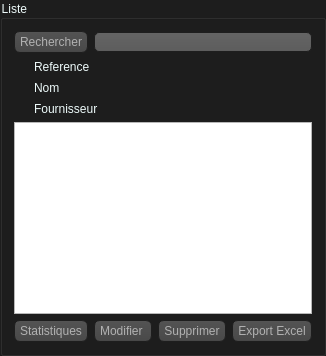
           <widget class="QGroupBox" name="groupBox_2">
            <property name="styleSheet">
             <string notr="true">QGroupBox {
color: rgb(238, 251, 251);
	background-color: rgb(29, 29, 29);
}
</string>
            </property>
            <property name="title">
             <string>Liste </string>
            </property>
            <layout class="QVBoxLayout" name="verticalLayout_4">
             <item>
              <layout class="QVBoxLayout" name="verticalLayout_3">
               <item>
                <layout class="QHBoxLayout" name="horizontalLayout_4">
                 <item>
                  <widget class="QPushButton" name="pushButton_7">
                   <property name="styleSheet">
                    <string notr="true">QPushButton
{
    color: #b1b1b1;
    background-color: QLinearGradient( x1: 0, y1: 0, x2: 0, y2: 1, stop: 0 #565656, stop: 0.1 #525252, stop: 0.5 #4e4e4e, stop: 0.9 #4a4a4a, stop: 1 #464646);
    border-width: 1px;
    border-color: #1e1e1e;
    border-style: solid;
    border-radius: 6;
    padding: 3px;
    font-size: 12px;
    padding-left: 5px;
    padding-right: 5px;
}

QPushButton:pressed
{
    background-color: QLinearGradient( x1: 0, y1: 0, x2: 0, y2: 1, stop: 0 #2d2d2d, stop: 0.1 #2b2b2b, stop: 0.5 #292929, stop: 0.9 #282828, stop: 1 #252525);
}</string>
                   </property>
                   <property name="text">
                    <string>Rechercher</string>
                   </property>
                   <property name="checkable">
                    <bool>true</bool>
                   </property>
                  </widget>
                 </item>
                 <item>
                  <widget class="QLineEdit" name="lineEdit">
                   <property name="styleSheet">
                    <string notr="true">QLineEdit
{
    background-color: QLinearGradient( x1: 0, y1: 0, x2: 0, y2: 1, stop: 0 #4d4d4d, stop: 0 #646464, stop: 1 #5d5d5d);
    padding: 1px;
    border-style: solid;
    border: 1px solid #1e1e1e;
    border-radius: 5;
color: rgb(255, 170, 0);
}
</string>
                   </property>
                  </widget>
                 </item>
                </layout>
               </item>
               <item>
                <widget class="QRadioButton" name="radioButton_2">
                 <property name="palette">
                  <palette>
                   <active>
                    <colorrole role="WindowText">
                     <brush brushstyle="SolidPattern">
                      <color alpha="255">
                       <red>238</red>
                       <green>251</green>
                       <blue>251</blue>
                      </color>
                     </brush>
                    </colorrole>
                    <colorrole role="Button">
                     <brush brushstyle="SolidPattern">
                      <color alpha="255">
                       <red>29</red>
                       <green>29</green>
                       <blue>29</blue>
                      </color>
                     </brush>
                    </colorrole>
                    <colorrole role="Text">
                     <brush brushstyle="SolidPattern">
                      <color alpha="255">
                       <red>238</red>
                       <green>251</green>
                       <blue>251</blue>
                      </color>
                     </brush>
                    </colorrole>
                    <colorrole role="ButtonText">
                     <brush brushstyle="SolidPattern">
                      <color alpha="255">
                       <red>238</red>
                       <green>251</green>
                       <blue>251</blue>
                      </color>
                     </brush>
                    </colorrole>
                    <colorrole role="Base">
                     <brush brushstyle="SolidPattern">
                      <color alpha="255">
                       <red>29</red>
                       <green>29</green>
                       <blue>29</blue>
                      </color>
                     </brush>
                    </colorrole>
                    <colorrole role="Window">
                     <brush brushstyle="SolidPattern">
                      <color alpha="255">
                       <red>29</red>
                       <green>29</green>
                       <blue>29</blue>
                      </color>
                     </brush>
                    </colorrole>
                    <colorrole role="PlaceholderText">
                     <brush brushstyle="NoBrush">
                      <color alpha="128">
                       <red>238</red>
                       <green>251</green>
                       <blue>251</blue>
                      </color>
                     </brush>
                    </colorrole>
                   </active>
                   <inactive>
                    <colorrole role="WindowText">
                     <brush brushstyle="SolidPattern">
                      <color alpha="255">
                       <red>238</red>
                       <green>251</green>
                       <blue>251</blue>
                      </color>
                     </brush>
                    </colorrole>
                    <colorrole role="Button">
                     <brush brushstyle="SolidPattern">
                      <color alpha="255">
                       <red>29</red>
                       <green>29</green>
                       <blue>29</blue>
                      </color>
                     </brush>
                    </colorrole>
                    <colorrole role="Text">
                     <brush brushstyle="SolidPattern">
                      <color alpha="255">
                       <red>238</red>
                       <green>251</green>
                       <blue>251</blue>
                      </color>
                     </brush>
                    </colorrole>
                    <colorrole role="ButtonText">
                     <brush brushstyle="SolidPattern">
                      <color alpha="255">
                       <red>238</red>
                       <green>251</green>
                       <blue>251</blue>
                      </color>
                     </brush>
                    </colorrole>
                    <colorrole role="Base">
                     <brush brushstyle="SolidPattern">
                      <color alpha="255">
                       <red>29</red>
                       <green>29</green>
                       <blue>29</blue>
                      </color>
                     </brush>
                    </colorrole>
                    <colorrole role="Window">
                     <brush brushstyle="SolidPattern">
                      <color alpha="255">
                       <red>29</red>
                       <green>29</green>
                       <blue>29</blue>
                      </color>
                     </brush>
                    </colorrole>
                    <colorrole role="PlaceholderText">
                     <brush brushstyle="NoBrush">
                      <color alpha="128">
                       <red>238</red>
                       <green>251</green>
                       <blue>251</blue>
                      </color>
                     </brush>
                    </colorrole>
                   </inactive>
                   <disabled>
                    <colorrole role="WindowText">
                     <brush brushstyle="SolidPattern">
                      <color alpha="255">
                       <red>238</red>
                       <green>251</green>
                       <blue>251</blue>
                      </color>
                     </brush>
                    </colorrole>
                    <colorrole role="Button">
                     <brush brushstyle="SolidPattern">
                      <color alpha="255">
                       <red>29</red>
                       <green>29</green>
                       <blue>29</blue>
                      </color>
                     </brush>
                    </colorrole>
                    <colorrole role="Text">
                     <brush brushstyle="SolidPattern">
                      <color alpha="255">
                       <red>238</red>
                       <green>251</green>
                       <blue>251</blue>
                      </color>
                     </brush>
                    </colorrole>
                    <colorrole role="ButtonText">
                     <brush brushstyle="SolidPattern">
                      <color alpha="255">
                       <red>238</red>
                       <green>251</green>
                       <blue>251</blue>
                      </color>
                     </brush>
                    </colorrole>
                    <colorrole role="Base">
                     <brush brushstyle="SolidPattern">
                      <color alpha="255">
                       <red>29</red>
                       <green>29</green>
                       <blue>29</blue>
                      </color>
                     </brush>
                    </colorrole>
                    <colorrole role="Window">
                     <brush brushstyle="SolidPattern">
                      <color alpha="255">
                       <red>29</red>
                       <green>29</green>
                       <blue>29</blue>
                      </color>
                     </brush>
                    </colorrole>
                    <colorrole role="PlaceholderText">
                     <brush brushstyle="NoBrush">
                      <color alpha="128">
                       <red>238</red>
                       <green>251</green>
                       <blue>251</blue>
                      </color>
                     </brush>
                    </colorrole>
                   </disabled>
                  </palette>
                 </property>
                 <property name="styleSheet">
                  <string notr="true">QRadioButton::indicator:checked
{
    background-color: qradialgradient(
        cx: 0.5, cy: 0.5,
        fx: 0.5, fy: 0.5,
        radius: 1.0,
        stop: 0.25 #ffaa00,
        stop: 0.3 #323232
    );

}
QRadioButton::indicator
{
    border-radius: 6px;
}

QRadioButton::indicator:hover, QCheckBox::indicator:hover
{
    border: 1px solid #ffaa00;
}
QRadioButton{
color: rgb(238, 251, 251);}</string>
                 </property>
                 <property name="text">
                  <string>Reference</string>
                 </property>
                 <property name="checked">
                  <bool>true</bool>
                 </property>
                </widget>
               </item>
               <item>
                <widget class="QRadioButton" name="radioButton_3">
                 <property name="palette">
                  <palette>
                   <active>
                    <colorrole role="WindowText">
                     <brush brushstyle="SolidPattern">
                      <color alpha="255">
                       <red>238</red>
                       <green>251</green>
                       <blue>251</blue>
                      </color>
                     </brush>
                    </colorrole>
                    <colorrole role="Button">
                     <brush brushstyle="SolidPattern">
                      <color alpha="255">
                       <red>29</red>
                       <green>29</green>
                       <blue>29</blue>
                      </color>
                     </brush>
                    </colorrole>
                    <colorrole role="Text">
                     <brush brushstyle="SolidPattern">
                      <color alpha="255">
                       <red>238</red>
                       <green>251</green>
                       <blue>251</blue>
                      </color>
                     </brush>
                    </colorrole>
                    <colorrole role="ButtonText">
                     <brush brushstyle="SolidPattern">
                      <color alpha="255">
                       <red>238</red>
                       <green>251</green>
                       <blue>251</blue>
                      </color>
                     </brush>
                    </colorrole>
                    <colorrole role="Base">
                     <brush brushstyle="SolidPattern">
                      <color alpha="255">
                       <red>29</red>
                       <green>29</green>
                       <blue>29</blue>
                      </color>
                     </brush>
                    </colorrole>
                    <colorrole role="Window">
                     <brush brushstyle="SolidPattern">
                      <color alpha="255">
                       <red>29</red>
                       <green>29</green>
                       <blue>29</blue>
                      </color>
                     </brush>
                    </colorrole>
                    <colorrole role="PlaceholderText">
                     <brush brushstyle="NoBrush">
                      <color alpha="128">
                       <red>238</red>
                       <green>251</green>
                       <blue>251</blue>
                      </color>
                     </brush>
                    </colorrole>
                   </active>
                   <inactive>
                    <colorrole role="WindowText">
                     <brush brushstyle="SolidPattern">
                      <color alpha="255">
                       <red>238</red>
                       <green>251</green>
                       <blue>251</blue>
                      </color>
                     </brush>
                    </colorrole>
                    <colorrole role="Button">
                     <brush brushstyle="SolidPattern">
                      <color alpha="255">
                       <red>29</red>
                       <green>29</green>
                       <blue>29</blue>
                      </color>
                     </brush>
                    </colorrole>
                    <colorrole role="Text">
                     <brush brushstyle="SolidPattern">
                      <color alpha="255">
                       <red>238</red>
                       <green>251</green>
                       <blue>251</blue>
                      </color>
                     </brush>
                    </colorrole>
                    <colorrole role="ButtonText">
                     <brush brushstyle="SolidPattern">
                      <color alpha="255">
                       <red>238</red>
                       <green>251</green>
                       <blue>251</blue>
                      </color>
                     </brush>
                    </colorrole>
                    <colorrole role="Base">
                     <brush brushstyle="SolidPattern">
                      <color alpha="255">
                       <red>29</red>
                       <green>29</green>
                       <blue>29</blue>
                      </color>
                     </brush>
                    </colorrole>
                    <colorrole role="Window">
                     <brush brushstyle="SolidPattern">
                      <color alpha="255">
                       <red>29</red>
                       <green>29</green>
                       <blue>29</blue>
                      </color>
                     </brush>
                    </colorrole>
                    <colorrole role="PlaceholderText">
                     <brush brushstyle="NoBrush">
                      <color alpha="128">
                       <red>238</red>
                       <green>251</green>
                       <blue>251</blue>
                      </color>
                     </brush>
                    </colorrole>
                   </inactive>
                   <disabled>
                    <colorrole role="WindowText">
                     <brush brushstyle="SolidPattern">
                      <color alpha="255">
                       <red>238</red>
                       <green>251</green>
                       <blue>251</blue>
                      </color>
                     </brush>
                    </colorrole>
                    <colorrole role="Button">
                     <brush brushstyle="SolidPattern">
                      <color alpha="255">
                       <red>29</red>
                       <green>29</green>
                       <blue>29</blue>
                      </color>
                     </brush>
                    </colorrole>
                    <colorrole role="Text">
                     <brush brushstyle="SolidPattern">
                      <color alpha="255">
                       <red>238</red>
                       <green>251</green>
                       <blue>251</blue>
                      </color>
                     </brush>
                    </colorrole>
                    <colorrole role="ButtonText">
                     <brush brushstyle="SolidPattern">
                      <color alpha="255">
                       <red>238</red>
                       <green>251</green>
                       <blue>251</blue>
                      </color>
                     </brush>
                    </colorrole>
                    <colorrole role="Base">
                     <brush brushstyle="SolidPattern">
                      <color alpha="255">
                       <red>29</red>
                       <green>29</green>
                       <blue>29</blue>
                      </color>
                     </brush>
                    </colorrole>
                    <colorrole role="Window">
                     <brush brushstyle="SolidPattern">
                      <color alpha="255">
                       <red>29</red>
                       <green>29</green>
                       <blue>29</blue>
                      </color>
                     </brush>
                    </colorrole>
                    <colorrole role="PlaceholderText">
                     <brush brushstyle="NoBrush">
                      <color alpha="128">
                       <red>238</red>
                       <green>251</green>
                       <blue>251</blue>
                      </color>
                     </brush>
                    </colorrole>
                   </disabled>
                  </palette>
                 </property>
                 <property name="styleSheet">
                  <string notr="true">QRadioButton::indicator:checked
{
    background-color: qradialgradient(
        cx: 0.5, cy: 0.5,
        fx: 0.5, fy: 0.5,
        radius: 1.0,
        stop: 0.25 #ffaa00,
        stop: 0.3 #323232
    );
}
QRadioButton::indicator
{
    border-radius: 6px;
}

QRadioButton::indicator:hover, QCheckBox::indicator:hover
{
    border: 1px solid #ffaa00;
}
QRadioButton{
color: rgb(238, 251, 251);}</string>
                 </property>
                 <property name="text">
                  <string>Nom</string>
                 </property>
                </widget>
               </item>
               <item>
                <widget class="QRadioButton" name="radioButton">
                 <property name="palette">
                  <palette>
                   <active>
                    <colorrole role="WindowText">
                     <brush brushstyle="SolidPattern">
                      <color alpha="255">
                       <red>238</red>
                       <green>251</green>
                       <blue>251</blue>
                      </color>
                     </brush>
                    </colorrole>
                    <colorrole role="Button">
                     <brush brushstyle="SolidPattern">
                      <color alpha="255">
                       <red>29</red>
                       <green>29</green>
                       <blue>29</blue>
                      </color>
                     </brush>
                    </colorrole>
                    <colorrole role="Text">
                     <brush brushstyle="SolidPattern">
                      <color alpha="255">
                       <red>238</red>
                       <green>251</green>
                       <blue>251</blue>
                      </color>
                     </brush>
                    </colorrole>
                    <colorrole role="ButtonText">
                     <brush brushstyle="SolidPattern">
                      <color alpha="255">
                       <red>238</red>
                       <green>251</green>
                       <blue>251</blue>
                      </color>
                     </brush>
                    </colorrole>
                    <colorrole role="Base">
                     <brush brushstyle="SolidPattern">
                      <color alpha="255">
                       <red>29</red>
                       <green>29</green>
                       <blue>29</blue>
                      </color>
                     </brush>
                    </colorrole>
                    <colorrole role="Window">
                     <brush brushstyle="SolidPattern">
                      <color alpha="255">
                       <red>29</red>
                       <green>29</green>
                       <blue>29</blue>
                      </color>
                     </brush>
                    </colorrole>
                    <colorrole role="PlaceholderText">
                     <brush brushstyle="NoBrush">
                      <color alpha="128">
                       <red>238</red>
                       <green>251</green>
                       <blue>251</blue>
                      </color>
                     </brush>
                    </colorrole>
                   </active>
                   <inactive>
                    <colorrole role="WindowText">
                     <brush brushstyle="SolidPattern">
                      <color alpha="255">
                       <red>238</red>
                       <green>251</green>
                       <blue>251</blue>
                      </color>
                     </brush>
                    </colorrole>
                    <colorrole role="Button">
                     <brush brushstyle="SolidPattern">
                      <color alpha="255">
                       <red>29</red>
                       <green>29</green>
                       <blue>29</blue>
                      </color>
                     </brush>
                    </colorrole>
                    <colorrole role="Text">
                     <brush brushstyle="SolidPattern">
                      <color alpha="255">
                       <red>238</red>
                       <green>251</green>
                       <blue>251</blue>
                      </color>
                     </brush>
                    </colorrole>
                    <colorrole role="ButtonText">
                     <brush brushstyle="SolidPattern">
                      <color alpha="255">
                       <red>238</red>
                       <green>251</green>
                       <blue>251</blue>
                      </color>
                     </brush>
                    </colorrole>
                    <colorrole role="Base">
                     <brush brushstyle="SolidPattern">
                      <color alpha="255">
                       <red>29</red>
                       <green>29</green>
                       <blue>29</blue>
                      </color>
                     </brush>
                    </colorrole>
                    <colorrole role="Window">
                     <brush brushstyle="SolidPattern">
                      <color alpha="255">
                       <red>29</red>
                       <green>29</green>
                       <blue>29</blue>
                      </color>
                     </brush>
                    </colorrole>
                    <colorrole role="PlaceholderText">
                     <brush brushstyle="NoBrush">
                      <color alpha="128">
                       <red>238</red>
                       <green>251</green>
                       <blue>251</blue>
                      </color>
                     </brush>
                    </colorrole>
                   </inactive>
                   <disabled>
                    <colorrole role="WindowText">
                     <brush brushstyle="SolidPattern">
                      <color alpha="255">
                       <red>238</red>
                       <green>251</green>
                       <blue>251</blue>
                      </color>
                     </brush>
                    </colorrole>
                    <colorrole role="Button">
                     <brush brushstyle="SolidPattern">
                      <color alpha="255">
                       <red>29</red>
                       <green>29</green>
                       <blue>29</blue>
                      </color>
                     </brush>
                    </colorrole>
                    <colorrole role="Text">
                     <brush brushstyle="SolidPattern">
                      <color alpha="255">
                       <red>238</red>
                       <green>251</green>
                       <blue>251</blue>
                      </color>
                     </brush>
                    </colorrole>
                    <colorrole role="ButtonText">
                     <brush brushstyle="SolidPattern">
                      <color alpha="255">
                       <red>238</red>
                       <green>251</green>
                       <blue>251</blue>
                      </color>
                     </brush>
                    </colorrole>
                    <colorrole role="Base">
                     <brush brushstyle="SolidPattern">
                      <color alpha="255">
                       <red>29</red>
                       <green>29</green>
                       <blue>29</blue>
                      </color>
                     </brush>
                    </colorrole>
                    <colorrole role="Window">
                     <brush brushstyle="SolidPattern">
                      <color alpha="255">
                       <red>29</red>
                       <green>29</green>
                       <blue>29</blue>
                      </color>
                     </brush>
                    </colorrole>
                    <colorrole role="PlaceholderText">
                     <brush brushstyle="NoBrush">
                      <color alpha="128">
                       <red>238</red>
                       <green>251</green>
                       <blue>251</blue>
                      </color>
                     </brush>
                    </colorrole>
                   </disabled>
                  </palette>
                 </property>
                 <property name="styleSheet">
                  <string notr="true">QRadioButton::indicator:checked
{
    background-color: qradialgradient(
        cx: 0.5, cy: 0.5,
        fx: 0.5, fy: 0.5,
        radius: 1.0,
        stop: 0.25 #ffaa00,
        stop: 0.3 #323232
    );
}
QRadioButton::indicator
{
    border-radius: 6px;
}

QRadioButton::indicator:hover, QCheckBox::indicator:hover
{
    border: 1px solid #ffaa00;
}
QRadioButton{
color: rgb(238, 251, 251);}</string>
                 </property>
                 <property name="text">
                  <string>Fournisseur</string>
                 </property>
                </widget>
               </item>
               <item>
                <layout class="QHBoxLayout" name="horizontalLayout_5">
                 <item>
                  <widget class="QTableView" name="tableView">
                   <property name="styleSheet">
                    <string notr="true">QTableView {color:white;}
QTableView::item:focus{selection-background-color: red;}
</string>
                   </property>
                  </widget>
                 </item>
                </layout>
               </item>
               <item>
                <layout class="QHBoxLayout" name="horizontalLayout_6">
                 <item>
                  <widget class="QPushButton" name="pushButton_6">
                   <property name="styleSheet">
                    <string notr="true">QPushButton
{
    color: #b1b1b1;
    background-color: QLinearGradient( x1: 0, y1: 0, x2: 0, y2: 1, stop: 0 #565656, stop: 0.1 #525252, stop: 0.5 #4e4e4e, stop: 0.9 #4a4a4a, stop: 1 #464646);
    border-width: 1px;
    border-color: #1e1e1e;
    border-style: solid;
    border-radius: 6;
    padding: 3px;
    font-size: 12px;
    padding-left: 5px;
    padding-right: 5px;
}

QPushButton:pressed
{
    background-color: QLinearGradient( x1: 0, y1: 0, x2: 0, y2: 1, stop: 0 #2d2d2d, stop: 0.1 #2b2b2b, stop: 0.5 #292929, stop: 0.9 #282828, stop: 1 #252525);
}</string>
                   </property>
                   <property name="text">
                    <string>Statistiques</string>
                   </property>
                  </widget>
                 </item>
                 <item>
                  <widget class="QPushButton" name="pushButton_5">
                   <property name="styleSheet">
                    <string notr="true">QPushButton
{
    color: #b1b1b1;
    background-color: QLinearGradient( x1: 0, y1: 0, x2: 0, y2: 1, stop: 0 #565656, stop: 0.1 #525252, stop: 0.5 #4e4e4e, stop: 0.9 #4a4a4a, stop: 1 #464646);
    border-width: 1px;
    border-color: #1e1e1e;
    border-style: solid;
    border-radius: 6;
    padding: 3px;
    font-size: 12px;
    padding-left: 5px;
    padding-right: 5px;
}

QPushButton:pressed
{
    background-color: QLinearGradient( x1: 0, y1: 0, x2: 0, y2: 1, stop: 0 #2d2d2d, stop: 0.1 #2b2b2b, stop: 0.5 #292929, stop: 0.9 #282828, stop: 1 #252525);
}</string>
                   </property>
                   <property name="text">
                    <string>Modifier </string>
                   </property>
                   <property name="checkable">
                    <bool>true</bool>
                   </property>
                  </widget>
                 </item>
                 <item>
                  <widget class="QPushButton" name="pushButton_4">
                   <property name="styleSheet">
                    <string notr="true">QPushButton
{
    color: #b1b1b1;
    background-color: QLinearGradient( x1: 0, y1: 0, x2: 0, y2: 1, stop: 0 #565656, stop: 0.1 #525252, stop: 0.5 #4e4e4e, stop: 0.9 #4a4a4a, stop: 1 #464646);
    border-width: 1px;
    border-color: #1e1e1e;
    border-style: solid;
    border-radius: 6;
    padding: 3px;
    font-size: 12px;
    padding-left: 5px;
    padding-right: 5px;
}

QPushButton:pressed
{
    background-color: QLinearGradient( x1: 0, y1: 0, x2: 0, y2: 1, stop: 0 #2d2d2d, stop: 0.1 #2b2b2b, stop: 0.5 #292929, stop: 0.9 #282828, stop: 1 #252525);
}</string>
                   </property>
                   <property name="text">
                    <string>Supprimer</string>
                   </property>
                  </widget>
                 </item>
                 <item>
                  <widget class="QPushButton" name="pushButton_2">
                   <property name="styleSheet">
                    <string notr="true">QPushButton
{
    color: #b1b1b1;
    background-color: QLinearGradient( x1: 0, y1: 0, x2: 0, y2: 1, stop: 0 #565656, stop: 0.1 #525252, stop: 0.5 #4e4e4e, stop: 0.9 #4a4a4a, stop: 1 #464646);
    border-width: 1px;
    border-color: #1e1e1e;
    border-style: solid;
    border-radius: 6;
    padding: 3px;
    font-size: 12px;
    padding-left: 5px;
    padding-right: 5px;
}

QPushButton:pressed
{
    background-color: QLinearGradient( x1: 0, y1: 0, x2: 0, y2: 1, stop: 0 #2d2d2d, stop: 0.1 #2b2b2b, stop: 0.5 #292929, stop: 0.9 #282828, stop: 1 #252525);
}</string>
                   </property>
                   <property name="text">
                    <string>Export Excel</string>
                   </property>
                  </widget>
                 </item>
                </layout>
               </item>
              </layout>
             </item>
            </layout>
           </widget>
